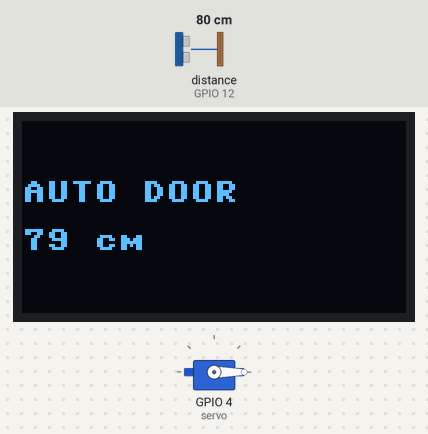
A program run on a simulated ESP32 board running MicroPython. Parts: servo, 128×64 one-colour display. The test bench sets the inputs (shaded band); at power-on: distance to the obstacle (sensor on GPIO 12) 80 cm. The echo pulse lasts 58.3 µs per cm; servo angles are drawn from the pulse width (0.5 ms = 0°, 2.5 ms = 180°).

Above: at 3.2 s.
3.3 s: distance to the obstacle (sensor on GPIO 12) set to 17 cm
At 4.5 s:
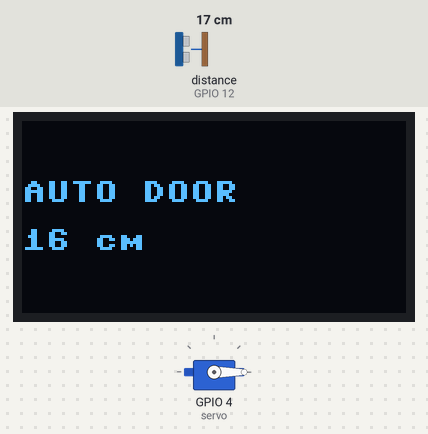
4.8 s: distance to the obstacle (sensor on GPIO 12) set to 14 cm
At 6.2 s:
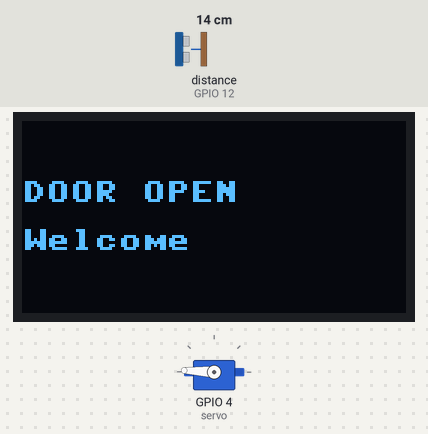
6.5 s: distance to the obstacle (sensor on GPIO 12) set to 18 cm
9.5 s: distance to the obstacle (sensor on GPIO 12) set to 2 cm
At 10.0 s:
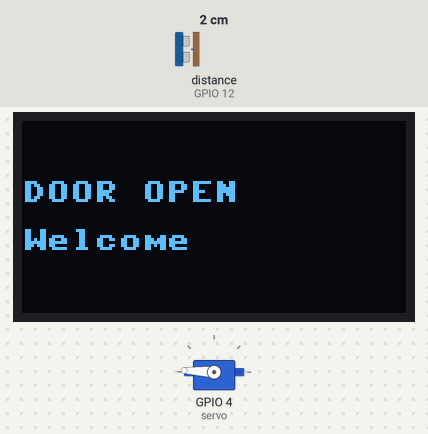
Timing chart, 0 to 12.2 s (numbered marks = the images above; inputs shaded):
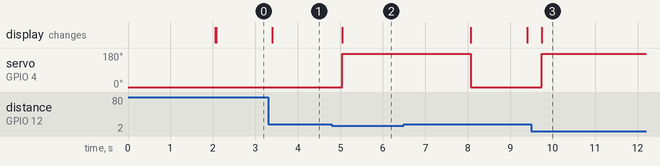

The program:

mission_show_distance.py
```python
# 미션 정답 · 대기 화면에도 지금 거리를 보여 주기
# step3_auto_door.py 의 준비 부분(윗부분)은 그대로 두고,
# 맨 아래 while 안쪽만 아래처럼 바꾸면 됩니다.

from machine import Pin, PWM, SoftI2C
import ssd1306
import time

trig = Pin(13, Pin.OUT)
echo = Pin(12, Pin.IN)

servo = PWM(Pin(4))
servo.freq(50)
servo.duty_u16(1638)

i2c = SoftI2C(scl=Pin(22), sda=Pin(21))
oled = ssd1306.SSD1306_I2C(128, 64, i2c)


def get_distance():
    trig.value(1)
    time.sleep_us(10)
    trig.value(0)
    while not echo.value():
        pass
    start = time.ticks_us()
    while echo.value():
        pass
    stop = time.ticks_us()
    t = time.ticks_diff(stop, start) // 2
    return int(340 * t // 10000)


def show(a, b):
    oled.fill(0)
    oled.text(a, 0, 20)
    oled.text(b, 0, 36)
    oled.show()


time.sleep(2)
show("AUTO DOOR", "Come closer")

while True:
    d = get_distance()                    # 거리 재기
    show("AUTO DOOR", str(d) + " cm")     # ★ 여기가 추가된 한 줄!
    if d < 15:                            # 가까이 오면
        show("DOOR OPEN", "Welcome")      # 열렸다고 알리고
        servo.duty_u16(8100)              # 문 열기
        time.sleep(3)                     # 3초 열어 두기
        show("DOOR CLOSE", "Bye~")        # 닫힌다고 알리고
        servo.duty_u16(1638)              # 문 닫기
        time.sleep(1)                     # 1초 쉬고
    time.sleep_ms(300)                    # 0.3초마다 다시
# 맨 아래에서 매번 대기 화면을 다시 그리므로
# if 가 끝난 뒤 다시 그려 줄 필요가 없어졌습니다.
```

Measured:
- the behaviour switches between 16 and 15 cm on distance to the obstacle (sensor on GPIO 12) (found by bisection; images 1 and 2)
- after the input at 3.3 s, the display: changes after 0.09 s (image 1)
- after the input at 4.8 s, servo on GPIO 4 (servo): 0° → 177° after 0.25 s; the display: changes after 0.25 s (image 2)
- after the input at 9.5 s, servo on GPIO 4 (servo): 0° → 177° after 0.25 s; the display: changes after 0.25 s (image 3)
